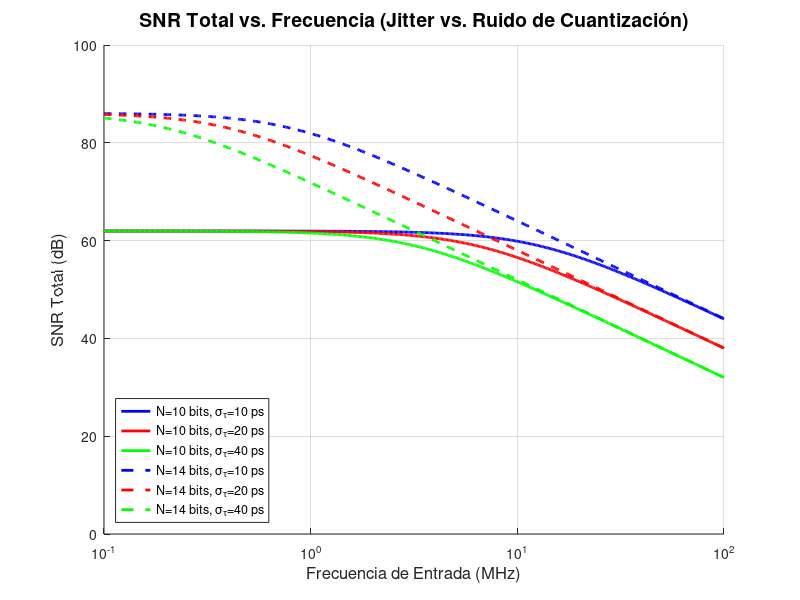

MATLAB code to generate this figure:
clear; close all; clc;

% --- 1. Definir Parámetros ---
N_bits_list = [10, 14];           % Bits
sigma_list_ps = [10, 20, 40];     % Jitter en picosegundos
fs = 100e6; % 100 MHz

% Eje de frecuencia de 0.1 MHz a 100 MHz (logarítmico)
fc = logspace(log10(0.1e6), log10(100e6), 500);

% Preparar la figura
figure;
hold on;
grid on;

% --- INICIO DE LA CORRECCIÓN ---
colors = {'b', 'r', 'g'}; % Usar {} para crear un array de celdas
% --- FIN DE LA CORRECCIÓN ---

line_styles = {'-', '--'};
legend_entries = {};

% --- 2. Bucle para calcular y graficar las 6 curvas ---
for i_N = 1:length(N_bits_list)
    N = N_bits_list(i_N);
    line_style = line_styles{i_N};
    
    % --- a) Calcular Ruido de Cuantización (SQNR) ---
    SQNR_dB = 6.02 * N + 1.76;
    P_q_rel_linear = 10^(-SQNR_dB / 10);
    
    for i_sigma = 1:length(sigma_list_ps)
        sigma_ps = sigma_list_ps(i_sigma);
        sigma_tau = sigma_ps * 1e-12; % a segundos
        
        % Ahora esto funciona
        color = colors{i_sigma}; 
        
        % --- b) Calcular Ruido de Jitter (SNR_jitter) ---
        SNR_jitter_dB = 20 * log10(1 ./ (2 * pi * fc * sigma_tau));
        P_j_rel_linear = 10.^(-SNR_jitter_dB / 10);
        
        % --- c) Calcular SNR Total ---
        P_total_rel_linear = P_q_rel_linear + P_j_rel_linear;
        SNR_total_dB = 10 * log10(1 ./ P_total_rel_linear);
        
        % --- d) Graficar ---
        plot_style = [color, line_style];
        semilogx(fc / 1e6, SNR_total_dB, plot_style, 'LineWidth', 2);
        
        legend_entries{end+1} = sprintf('N=%d bits, \\sigma_{\\tau}=%d ps', N, sigma_ps);
    end
end

% --- 3. Formatear la gráfica ---
hold off;
xlabel('Frecuencia de Entrada (MHz)', 'FontSize', 12);
ylabel('SNR Total (dB)', 'FontSize', 12);
title('SNR Total vs. Frecuencia (Jitter vs. Ruido de Cuantización)', 'FontSize', 14);
legend(legend_entries, 'Location', 'southwest');
ylim([0, 100]); 
xlim([0.1, 100]);